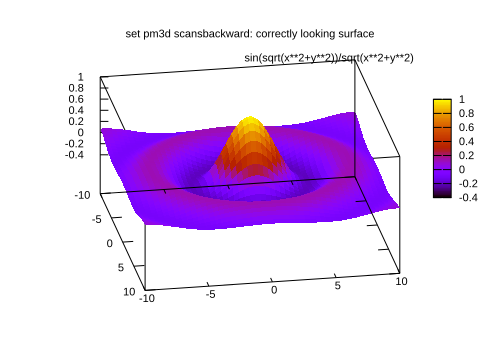

Generate this figure with gnuplot:
set terminal svg \
    font "arial,11" fontscale 1.0 size 500, 350
set border 4095 front linetype -1 linewidth 1.000
set view 130, 10, 1, 1
set samples 50, 50
set isosamples 50, 50
unset surface
set title "set pm3d scansbackward: correctly looking surface"
set pm3d implicit at s
set pm3d scansbackward
splot sin(sqrt(x**2+y**2))/sqrt(x**2+y**2)
